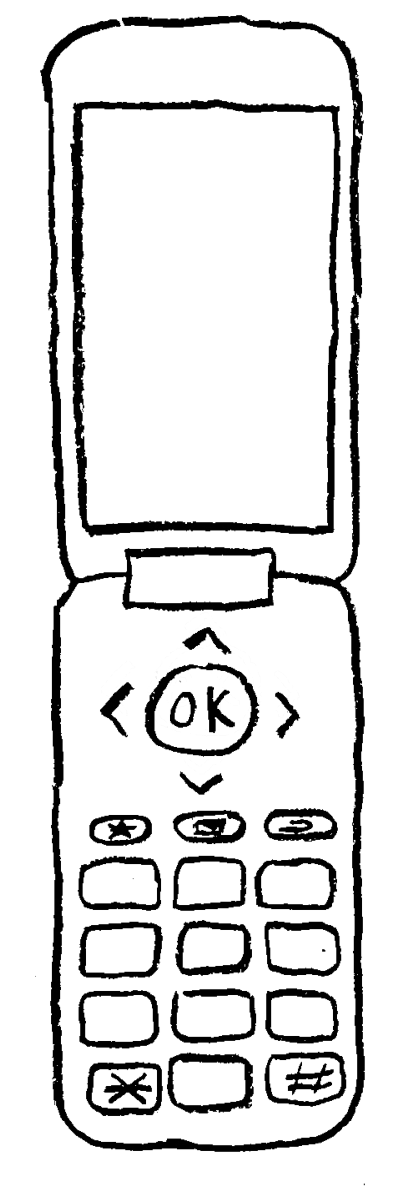
#> input picture redesign_2026/assets/flipphone.png, 1200 x 3600 px, found by its file name (shown at 1/3 size)
$ python make_short_phone.py
#> lines starting #> are read from the running program, lines starting #| are printed output that depends on the picture; after the words box and inside, x2 and y2 are one past the last pixel; in counts of white or black regions, pixels touching at a corner belong together
#!/usr/bin/env python3
"""
Make a shorter handset from assets/flipphone.png -> assets/flipphone_short.png

Matteo: "the screen is too small on mobile. I'd ask Marco to create a version
that has less space above and below the screen so we can increase the size of
the pages." This approximates that with the art we already have, so we aren't
blocked on Marco.

Two cuts, both measured rather than eyeballed:

  1. 40 rows out of the blank body between the screen and the keypad. The body
     edges there drift 3px over those 40 rows, which is inside the wobble of a
     hand-drawn line.
  2. The number keys. They were never interactive -- navigation is the d-pad --
     and on a phone they were mostly below the fold anyway. The phone's bottom
     edge is grafted back on so the body still closes; the two edges meet 4px
     and 2px apart, again inside the stroke width.

Result: the art goes 843px -> 598px tall, so the screen is 40% of the handset
instead of 28% -- the same screen is ~41% bigger at a given on-screen height.

    python3 build/make_short_phone.py && python3 build/trace_screen.py \\
      && python3 build/build.py

Re-run all three if Marco ever replaces flipphone.png.
"""
import sys, pathlib
import numpy as np
from PIL import Image

ROOT = pathlib.Path(__file__).resolve().parent.parent
SRC  = ROOT / "assets" / "flipphone.png"
OUT  = ROOT / "assets" / "flipphone_short.png"

GAP_FROM, GAP_TO = 375, 415      # blank body rows to delete
CROP_AT          = 650           # below the d-pad cluster, above the number keys
CAP_FROM         = 833           # where the phone's bottom edge begins


def must(c, m):
    if not c:
        sys.exit("SHORTEN FAILED: " + m)


def main():
    must(SRC.exists(), f"{SRC} missing")
    im = Image.open(SRC).convert("RGBA")
#> im is the input picture: PIL image 1200x3600 RGBA; mean R, G, B, A 1.6, 1.6, 1.6, 32.2
    a = np.array(im)
    H, W = a.shape[:2]
#> H = 3600; W = 1200
    ink = a[..., 3] > 128
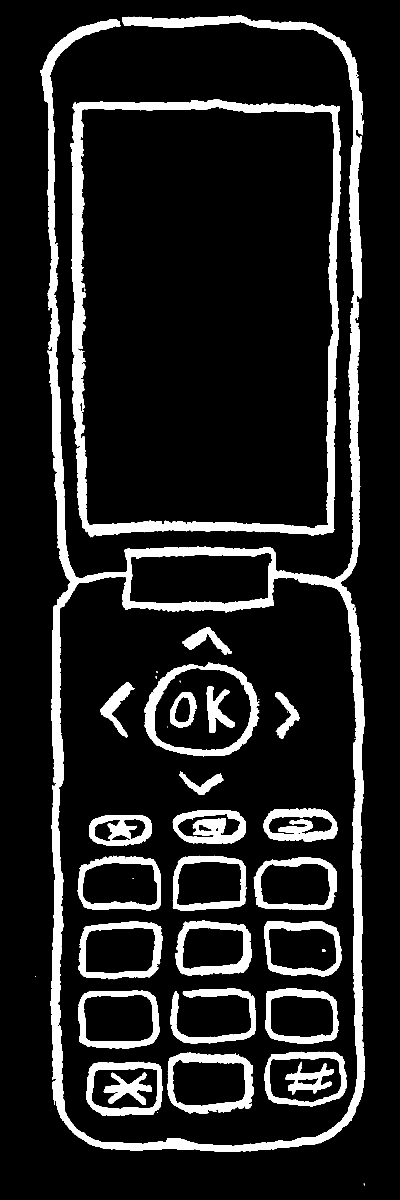
#> ink: shape (3600, 1200) bool (shown at 1/3 size); 12.6% white; 45 white regions (17 under 20 px), largest, box (x1, y1, x2, y2) and area: (121, 46, 1094, 3455) 221274, (211, 298, 1021, 1612) 95961, (434, 1988, 778, 2271) 18368

    must(H > CAP_FROM, "art is shorter than expected - re-measure before trusting these rows")

    def edges(y):
#> called with y = 375
        xs = np.where(ink[y])[0]
#> xs = 89 values from 146 to 1088
        return (int(xs.min()), int(xs.max())) if len(xs) else (None, None)

    # the cuts are only safe where the body runs straight; check, don't assume
    l0, r0 = edges(GAP_FROM); l1, r1 = edges(GAP_TO)
#> after `l0, r0 = edges(GAP_FROM)`: l0 = 146; r0 = 1088
#> after `l1, r1 = edges(GAP_TO)`: l1 = 146; r1 = 1085
    must(None not in (l0, r0, l1, r1), "no body edge found at the gap rows")
    must(abs(l0 - l1) <= 6 and abs(r0 - r1) <= 6,
         f"body edges drift {abs(l0-l1)}/{abs(r0-r1)}px across the gap - the cut would show")

    lc, rc = edges(CROP_AT); lp, rp = edges(CAP_FROM)
#> after `lc, rc = edges(CROP_AT)`: lc = 146; rc = 1075
#> after `lp, rp = edges(CAP_FROM)`: lp = 151; rp = 1083
    must(None not in (lc, rc, lp, rp), "no body edge at the graft rows")
    must(abs(lc - lp) <= 8 and abs(rc - rp) <= 8,
         f"graft edges are {abs(lc-lp)}/{abs(rc-rp)}px apart - the join would show")

    top    = a[:GAP_FROM]
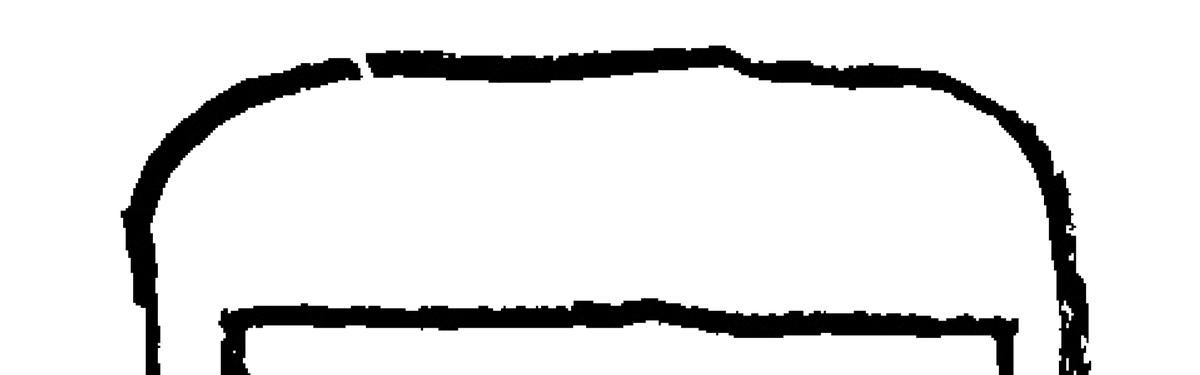
#> top: shape (375, 1200, 4); mean R, G, B, A 1.4, 1.4, 1.4, 28.6; transparent parts drawn white
    middle = a[GAP_TO:CROP_AT]
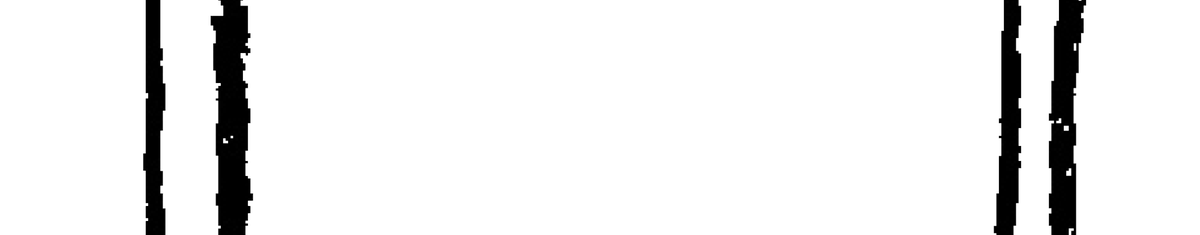
#> middle: shape (235, 1200, 4); mean R, G, B, A 0.9, 0.9, 0.9, 19.4; transparent parts drawn white
    cap    = a[CAP_FROM:]
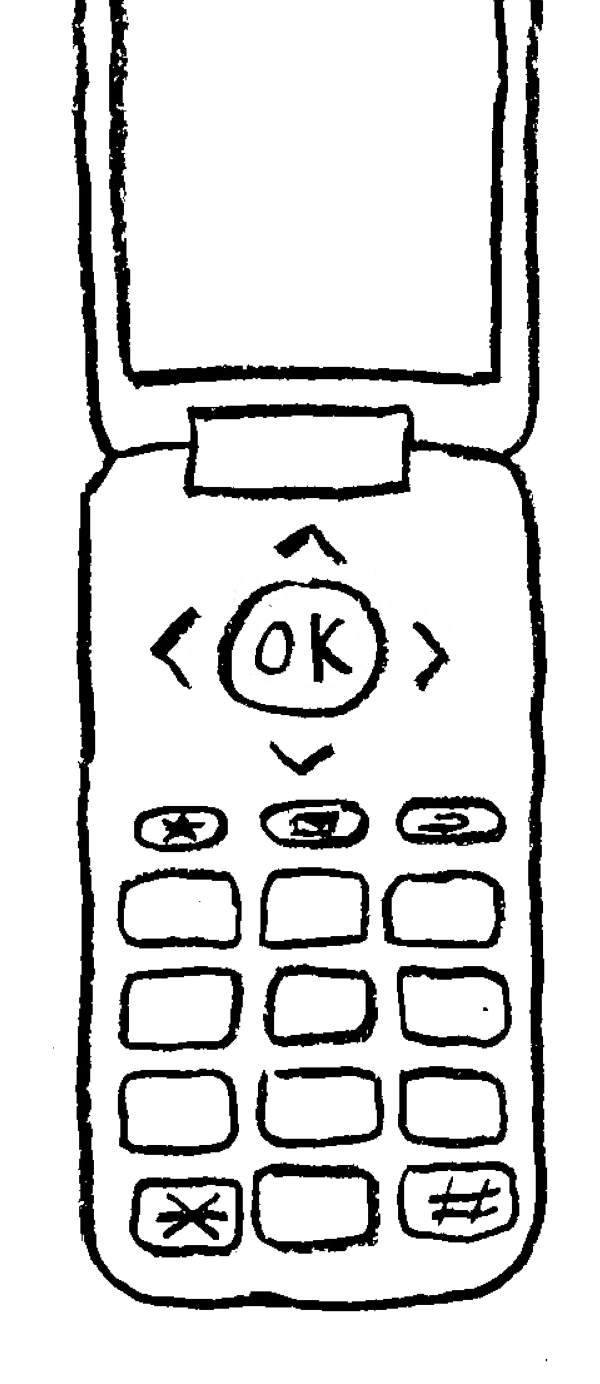
#> cap: shape (2767, 1200, 4) (shown at 1/2 size); mean R, G, B, A 1.8, 1.8, 1.8, 34.7; transparent parts drawn white
    out = np.vstack([top, middle, cap])
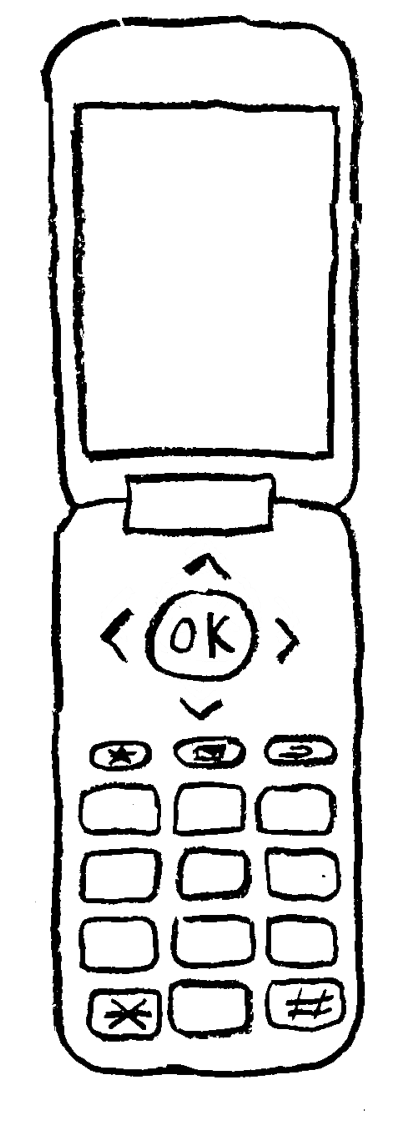
#> out: shape (3377, 1200, 4) (shown at 1/3 size); mean R, G, B, A 1.7, 1.7, 1.7, 33; transparent parts drawn white

    Image.fromarray(out).save(OUT)
    ink2 = out[..., 3] > 128
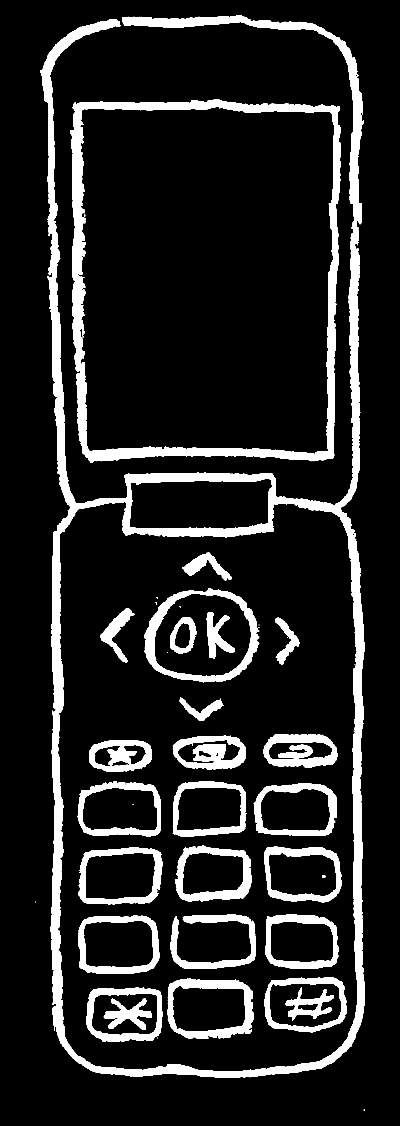
#> ink2: shape (3377, 1200) bool (shown at 1/3 size); 12.9% white; 45 white regions (17 under 20 px), largest, box (x1, y1, x2, y2) and area: (121, 46, 1094, 3232) 211496, (211, 298, 1021, 1389) 84811, (434, 1765, 778, 2048) 18368
    ys = np.where(ink2.any(axis=1))[0]
#> ys = 3191 values from 46 to 3332
    print(f"  {SRC.name} {W}x{H}  ->  {OUT.name} {W}x{out.shape[0]}")
#|   flipphone.png 1200x3600  ->  flipphone_short.png 1200x3377
    print(f"  removed {(GAP_TO-GAP_FROM) + (CAP_FROM-CROP_AT)}px "
          f"({GAP_TO-GAP_FROM} of blank body, {CAP_FROM-CROP_AT} of number keys)")
    print(f"  ink now spans y {ys.min()}..{ys.max()}")
#|   ink now spans y 46..3332
    print(f"  next: python3 build/trace_screen.py  (the screen + keys moved)")


if __name__ == "__main__":
    main()
